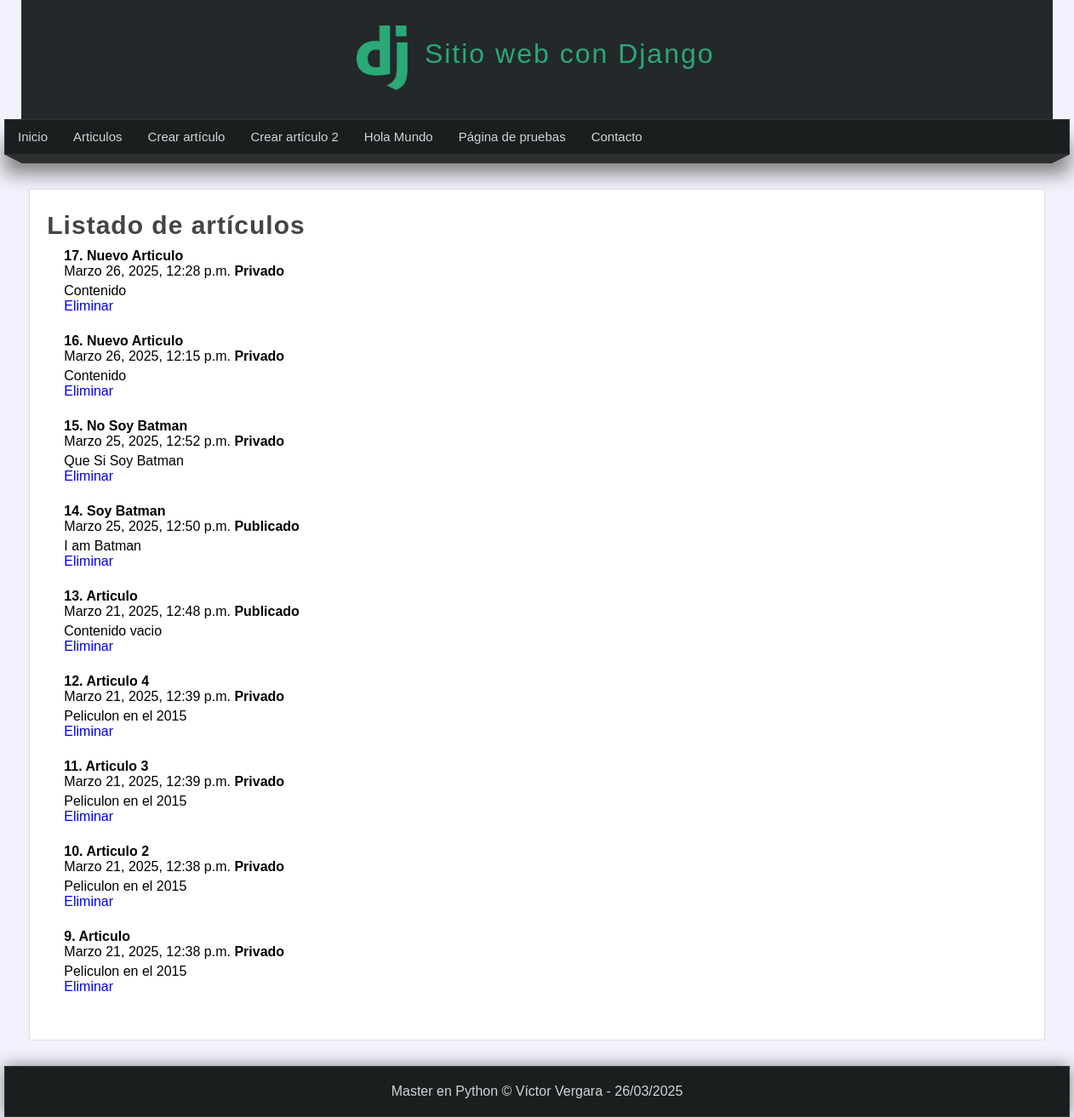
Before: /articulos/ with the older database file.
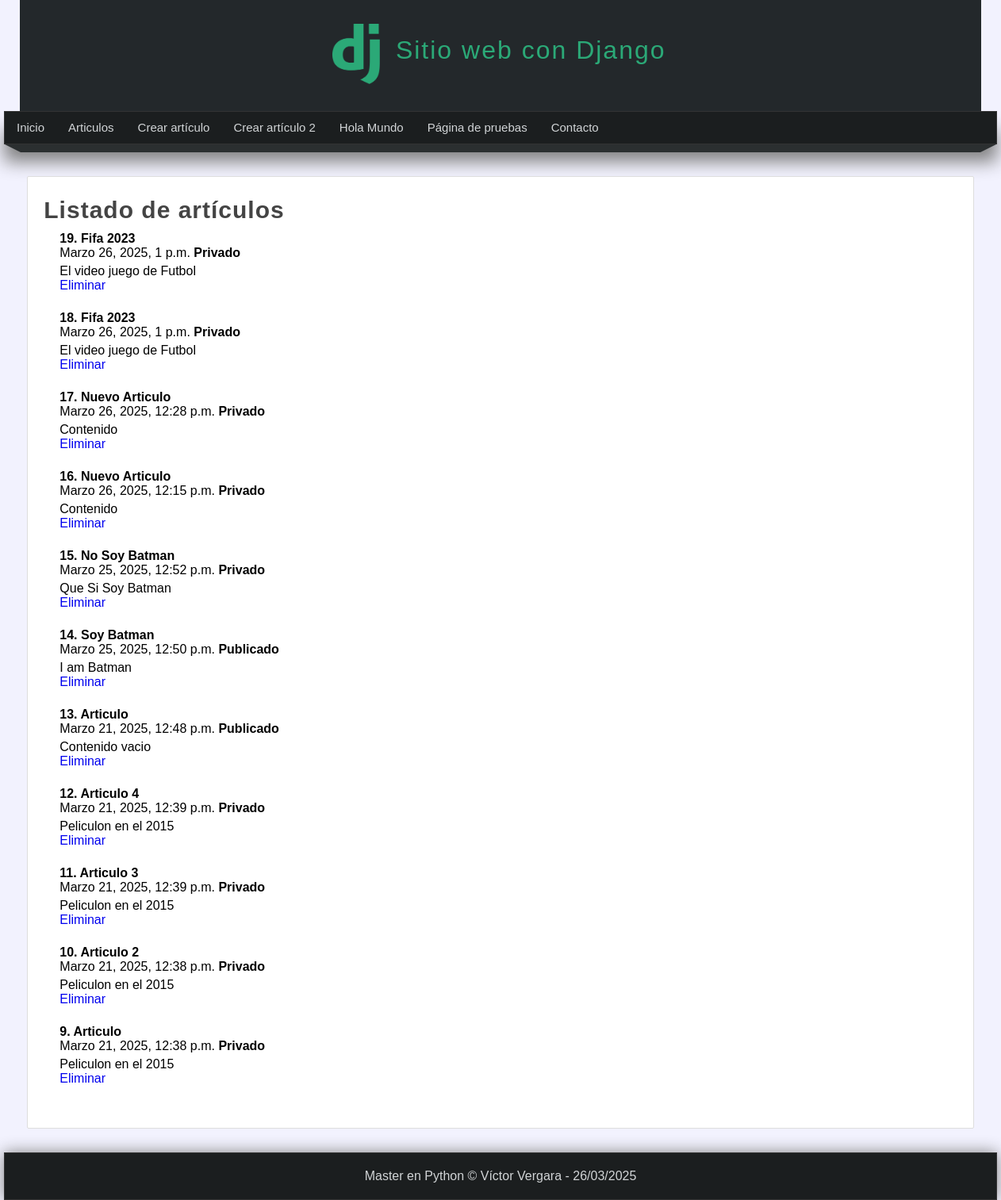
After: the same page with the newer database file.
### miapp/models.py (models this page shows)
class Article(models.Model):
    title = models.CharField(max_length=150)
    content = models.TextField()
    image = models.ImageField(default='null')
    public = models.BooleanField()
    created_at = models.DateTimeField(auto_now_add=True)
    updated_at = models.DateTimeField(auto_now=True)

### miapp/views.py (the view)
# urls.py: path('articulos/', views.articulos, name="articulos"),
def articulos(request):
    articulos = Article.objects.all().order_by('-id')
    """
    articulos = Article.objects.filter(id__lte=11, title__contains="2") # esto es un AND

    articulos = Article.objects.filter(
        Q(title__contains="2") | Q(public="True")
    ) # PAra usar OR

    articulos = Article.objects.filter(
                                    title="Articulo",
                                ).exclude(
                                    public=False
                                )
    """
    return render(request, 'articulos.html', {
        'articulos': articulos
    })

### miapp/templates/articulos.html (shortened to what this page needs)
{%  extends 'layout.html'%}
{% load filters %}
{% block content %}
<h1 class="title">Listado de artículos</h1>
    <ul>
        {% for articulo in articulos %}
            <h4>{{articulo.id}}. {{articulo.title}}</h4>
            <span>{{articulo.created_at}}</span>
            {% if  articulo.public %}
                <strong>Publicado</strong>
            {% else %}
                <strong>Privado</strong>
            {% endif %}
            <p>
                {{articulo.content}}
                <br>
                <a href="{% url 'borrar' id=articulo.id %}">Eliminar</a>
            </p>
            <br/>
        {% endfor %}
    </ul>
{% endblock %}

### miapp/templates/layout.html (shortened to what this page needs)
<!DOCTYPE html>
<html lang="en">
  <head>
    {% load static %}
    <link
      rel="stylesheet"
      typw="text/css"
      href="{% static 'css/styles.css' %}"
    />
  </head>
  <body>
    <header>
      <div id="logotipo">
        <img src="{% static 'images/logo.png' %}" alt="" />
        <h1>Sitio web con Django</h1>
      </div>
    </header>
    <nav>
      <ul>
        <li>
          <a href="{% url 'index' %}">Inicio</a>
        </li>
        <li>
          <a href="{% url 'articulos' %}">Articulos</a>
        </li>
        <li>
          <a href="{% url 'create_full' %}">Crear artículo</a>
        </li>
        <li>
          <a href="{% url 'create' %}">Crear artículo 2</a>
        </li>
        <li>
          <a href="{% url 'hola_mundo' %}">Hola Mundo</a>
        </li>
        <li>
          <a href="{% url 'pagina' %}">Página de pruebas</a>
        </li>
        <li>
          <a href="{% url 'contacto' 'Víctor' 'Vergara' %}">Contacto</a>
        </li>
      </ul>
    </nav>
    <div class="barra">
      <span class="esquina-izquierda"></span>
      <span class="relleno-barra"></span>
      <span class="esquina-derecha"></span>
    </div>
    <div id="content">
      <div class="box">
        {% block content %}{% endblock %}
      </div>
    </div>
    <footer>Master en Python &copy; Víctor Vergara - {% now "d/m/Y" %}</footer>
  </body>
</html>

### miapp/static/css/styles.css (style rules this page uses)
* { margin: 0px; padding: 0px; font-family: sans-serif, Arial, Helvetica; text-decoration: none; }
.box p, .box h2, .box h3, .box ul { margin-top: 5px; margin-bottom: 5px; }
.box ul, .box ol { margin-left: 20px; margin-bottom: 10px; }
body { background-color: #f2f2fe; }
header { width: 1212px; height: 140px; background-color: #23282b; margin: 0 auto; }
#logotipo { width: 35%; height: 130px; margin: 0 auto; padding-top: 10px; }
#logotipo img { display: block; width: 60px; float: left; margin-top: 20px; }
#logotipo h1 { display: block; float: left; margin-top: 35px; margin-left: 20px; letter-spacing: 2px; font-weight: lighter; color: #2ba977; }
nav { width: 1250px; height: 40px; margin: 0 auto; background-color: #1B1E1F; border: 1px solid #333333; box-shadow: 0px 22px 22px gray; font-size: 15px; }
nav ul { list-style: none; text-decoration: none; }
nav ul li { line-height: 40px; float: left; }
nav ul li a { display: block; padding-left: 15px; padding-right: 15px; color: #d1d4d6; }
.barra { width: 1250px; margin: 0 auto; }
.esquina-izquierda { display: block; border-left: 20px solid transparent; border-top: 10px solid #2B2F30; float: left; }
.esquina-derecha { display: block; border-right: 20px solid transparent; border-top: 10px solid #2B2F30; float: right; }
.relleno-barra { display: block; width: 1210px; background: #2B2F30; height: 10px; float: left; }
#content { width: 1212px; min-height: 930px; margin: 0 auto; margin-bottom: 30px; margin-top: 40px; }
.box { background: white; width: 95%; min-height: 930px; padding: 20px; border: 1px solid #ddd; border-radius: 2px; margin: 0 auto; }
.title { color: #444; letter-spacing: 1px; font-size: 30px; margin-bottom: 10px; margin-top: 5px; }
footer { width: 1250px; background-color: #1B1E1F; border: 1px solid #333333; color: #d1d4d6; text-align: center; margin: 0 auto; padding-top: 20px; padding-bottom: 20px; box-shadow: 0px 0px 20px gray; }

Changed rows visible on the page:
added Article: id "19", title "Fifa 2023", created_at "Marzo 26, 2025, 1 p.m.", public "Privado", content "El video juego de Futbol"
added Article: id "18", title "Fifa 2023", created_at "Marzo 26, 2025, 1 p.m.", public "Privado", content "El video juego de Futbol"
